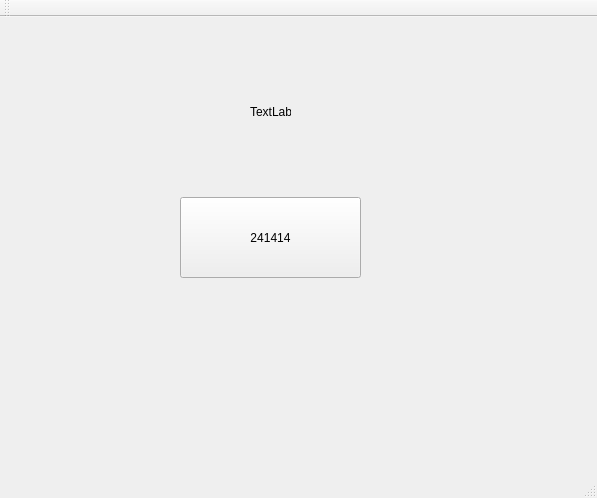
<?xml version="1.0" encoding="UTF-8"?>
<ui version="4.0">
 <class>QtGuiApplication1Class</class>
 <widget class="QMainWindow" name="QtGuiApplication1Class">
  <property name="geometry">
   <rect>
    <x>0</x>
    <y>0</y>
    <width>597</width>
    <height>498</height>
   </rect>
  </property>
  <property name="windowTitle">
   <string>QtGuiApplication1</string>
  </property>
  <widget class="QWidget" name="centralWidget">
   <widget class="QPushButton" name="b1">
    <property name="geometry">
     <rect>
      <x>180</x>
      <y>180</y>
      <width>181</width>
      <height>81</height>
     </rect>
    </property>
    <property name="text">
     <string>241414</string>
    </property>
   </widget>
   <widget class="QLabel" name="label">
    <property name="geometry">
     <rect>
      <x>250</x>
      <y>90</y>
      <width>41</width>
      <height>9</height>
     </rect>
    </property>
    <property name="text">
     <string>TextLabel</string>
    </property>
   </widget>
  </widget>
  <widget class="QMenuBar" name="menuBar">
   <property name="geometry">
    <rect>
     <x>0</x>
     <y>0</y>
     <width>597</width>
     <height>18</height>
    </rect>
   </property>
  </widget>
  <widget class="QToolBar" name="mainToolBar">
   <attribute name="toolBarArea">
    <enum>TopToolBarArea</enum>
   </attribute>
   <attribute name="toolBarBreak">
    <bool>false</bool>
   </attribute>
  </widget>
  <widget class="QStatusBar" name="statusBar"/>
 </widget>
 <layoutdefault spacing="6" margin="11"/>
 <resources>
  <include location="QtGuiApplication1.qrc"/>
 </resources>
 <connections/>
 <slots>
  <slot>change_text()</slot>
 </slots>
</ui>
